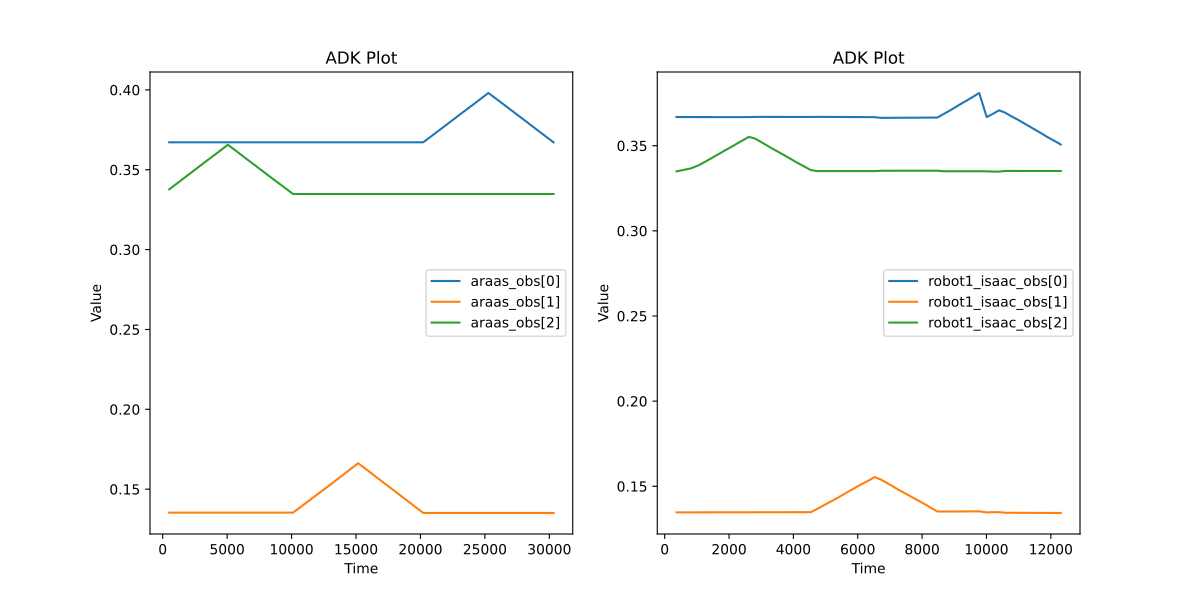

Recreate this plot in Python.
import matplotlib.pyplot as plt
import matplotlib.dates as mdates
import json
from datetime import datetime
from collections import defaultdict
import numpy as np

def read_log_file(file_paths):
    
    datas = defaultdict(lambda: defaultdict(lambda: dict()))
    for file_path in file_paths:
        initial_timestamp = None
        with open(file_path, 'r') as file:
            for line_number, line in enumerate(file, start=1):
                try:
                    if ':ADKPlot:' not in line:
                        continue  # Skip lines without a colon, as they likely don't contain JSON
                    timestamp, json_str = line.strip().split(':ADKPlot:', 1)
                    timestamp = int(timestamp)
                    if(initial_timestamp is None):
                        initial_timestamp = timestamp
                    # Attempt to decode JSON, skip lines with invalid JSON
                    try:
                        record = json.loads(json_str)
                    except json.JSONDecodeError:
                        print(f"Skipping invalid JSON at line {line_number}")
                        continue
                    
                    dt_timestamp = timestamp-initial_timestamp
                    for k, vs in record.items():
                        vs = np.array(vs).astype(float)
                        if(len(vs.shape)==1):
                            vs = np.expand_dims(vs, axis=0)
                 
                        means = np.mean(np.array(vs), axis=0)
                        stds = np.std(np.array(vs), axis=0)
                        for i in range(means.shape[0]):
                            datas[f"{k}[{i}]"][dt_timestamp]["mean"] = means[i]
                            datas[f"{k}[{i}]"][dt_timestamp]["std"] = stds[i]
                  
                        
                except ValueError as e:
                    print(f"Error processing line {line_number}: {e}")
                    continue

    return datas

def plot_data(datas):
    plt.figure(figsize=(12, 6))
    
    print(datas.keys())
    # sim = "isaac"
    sim = "araas"
    # Z end effector force
    # keys = [[f"{sim}_action[{i}]" for i in range(3)]]
    keys = [[f"{sim}_obs[{i}]" for i in range(3)]]
    # keys += [[f"{sim}_obs[{i}]" for i in range(3, 9)]]
    sim = "isaac"
    # Z end effector force
    # keys += [[f"robot1_{sim}_action[{i}]" for i in range(3)]]
    keys += [[f"robot1_{sim}_obs[{i}]" for i in range(3)]]
    # keys += [[f"robot1_{sim}_obs[{i}]" for i in range(3, 9)]]
    # keys = [["Robot1_target_velocity[0]", "Robot1_target_velocity[1]", "Robot1_target_velocity[2]"]]
    start_time = 0
    for ki, key_group in enumerate(keys):
        # Plot joint forces
        ax = plt.subplot(1, len(keys), ki+1)
        plt.title('ADK Plot')
        plt.xlabel('Time')
        plt.ylabel('Value')
        
        legend_lines = []
        legend_titles = []
        for key in key_group:
            timestamps = list(datas[key].keys())
            means = []
            stds = []
            visible_timestamps = []
            for timestamp in timestamps:
                if(timestamp>start_time):
                    means.append(datas[key][timestamp]["mean"])
                    stds.append(datas[key][timestamp]["std"])
                    visible_timestamps.append(timestamp)

            line, = ax.plot(visible_timestamps, means, label='Joint Forces First Element')
            legend_lines.append(line)
            legend_titles.append(key)
            std_upper = [m + s for m, s in zip(means, stds)]
            std_lower = [m - s for m, s in zip(means, stds)]
            ax.fill_between(visible_timestamps, std_lower, std_upper, alpha=0.15, label=f'{key} Std Dev')

        ax.legend(legend_lines, legend_titles)
      

    plt.savefig('log_plot.pdf', format='pdf')
    plt.tight_layout()
    plt.show()

def main():
    # log_file_paths = ['/home/aidanc/multi-robot-assembly/multi_arm_assembly/logs/1719536935.3326485.log']
    log_file_paths=['/home/aidanc/multi-robot-assembly/multi_arm_assembly/logs/1719628939.3054402.log', 
                    '/home/aidanc/multi-robot-assembly/multi_arm_assembly/logs/1719628979.538773.log']
    datas = read_log_file(log_file_paths)
    plot_data(datas)

if __name__ == '__main__':
    main()
